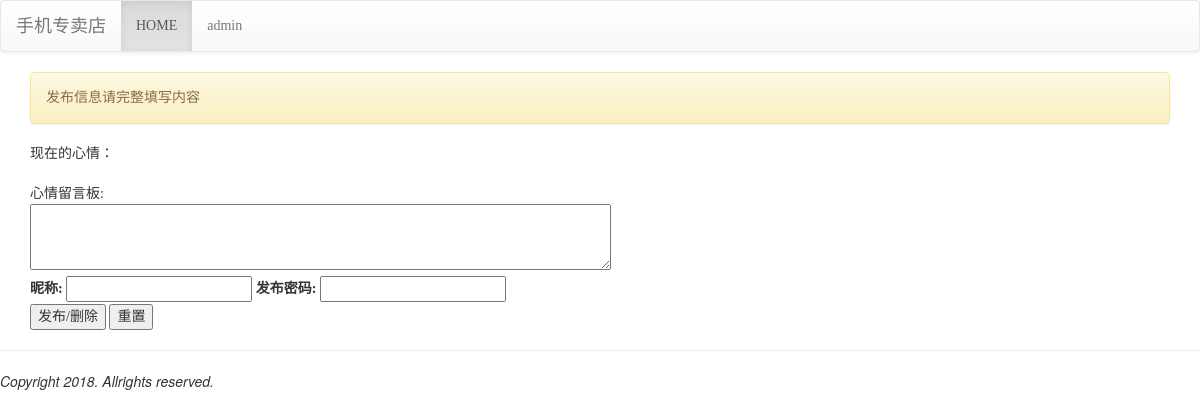
The app's page /fpost/, older data.
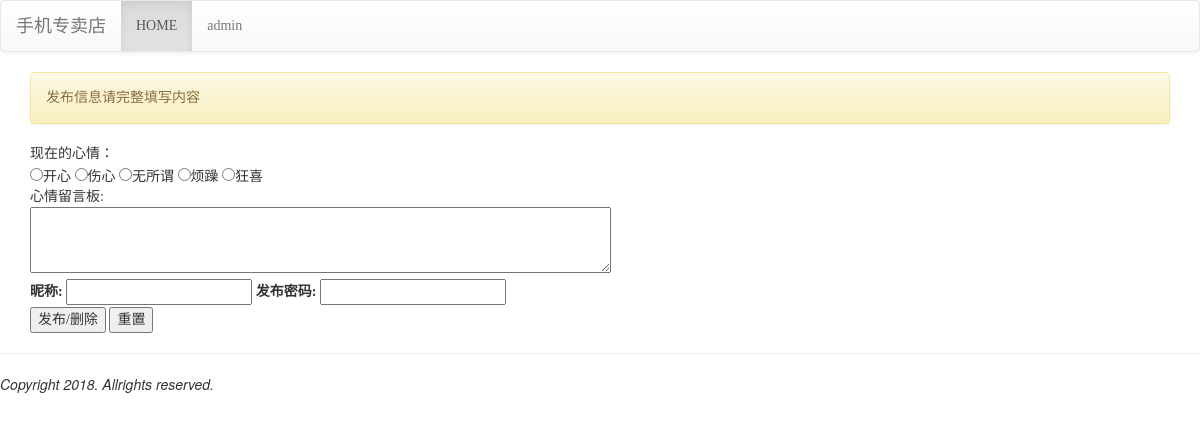
The same page, newer data.
### mainsite/models.py (models this page shows, shortened)
class Mood(models.Model):
    status=models.CharField('状态',max_length=10,null=False)

### mainsite/views.py (the view)
# urls.py: url(r'^fpost/$',views.fposting),
def fposting(request):
    template=get_template('fposting.html')
    moods=models.Mood.objects.all()
    message='发布信息请完整填写内容'
    html=template.render(context=locals(),request=request)
    return HttpResponse(html)

### templates/fposting.html (shortened to what this page needs)
<!DOCTYPE html>
{% extends 'pbase.html' %}
{% block content %}
<div class="container">
    {% if message %}
        <div class="alert alert-warning">{{message}}</div>
    {% endif %}
    <form name="myform" action="." method="post">
        现在的心情：<br/>
        {% for m in moods %}
            <input type="radio" name="mood" value="{{ m.status }}">{{ m.status }}
        {% endfor %}
        <br/>
        心情留言板:<br/>
        <textarea name="user_post" rows="3" cols="70"></textarea><br/>
        <label for="user_id">昵称:</label>
        <input id="user_id" type="text" name="user_id">
        <label for="user_pass">发布密码:</label>
        <input id="user_pass" type="password" name="user_pass"><br/>
        <input type="submit" value="发布/删除">
        <input type="reset" value="重置">
    </form>
</div>
{% endblock %}

Row changes from the older to the newer data that the page shows:
added Mood: status "开心"
added Mood: status "伤心"
added Mood: status "无所谓"
added Mood: status "烦躁"
added Mood: status "狂喜"
